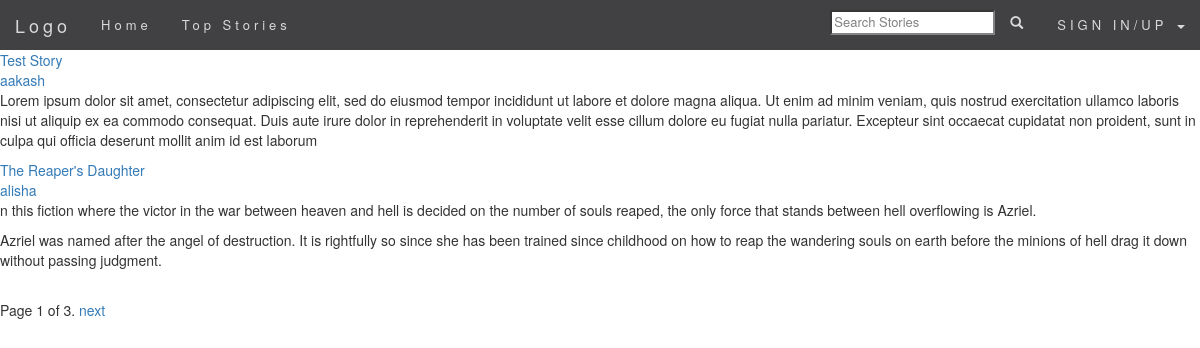
Before: /home/ with the older database file.
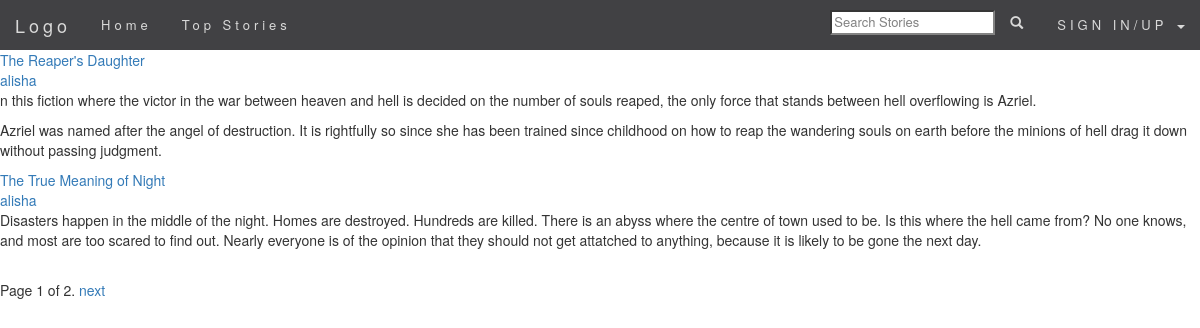
After: the same page with the newer database file.
### story/models.py (models this page shows, shortened)
class Story(models.Model):
    author = models.ForeignKey(Author, on_delete=models.CASCADE)
    story_title = models.CharField(max_length=100)
    story_description = models.TextField()
    height_field = models.IntegerField(default=0)
    width_field = models.IntegerField(default=0)
    story_image = models.ImageField(
        upload_to=upload_story_image,
        height_field="height_field",
        width_field="width_field",
        blank=True
    )
    story_slug = models.SlugField(unique=True)
    time_started = models.DateTimeField(auto_now_add=True, auto_now=False)
    time_updated = models.DateTimeField(auto_now_add=False, auto_now=True)
    class Meta:
        verbose_name = "Story"
        verbose_name_plural = "Stories"

### author/models.py (models this page shows, shortened)
class Author(models.Model):
    user = models.OneToOneField(User,on_delete=models.CASCADE)
    first_name = models.CharField(max_length=100, null=True)
    last_name = models.CharField(max_length=100, null=True)
    height_field = models.IntegerField(default=0)
    width_field = models.IntegerField(default=0)
    author_image = models.ImageField(upload_to=upload_user_image, height_field="height_field", width_field="width_field", null=True)
    author_bio = models.TextField(null=True)
    author_slug = models.SlugField(unique=True)

### story/views.py (the view, shortened to what this page needs)
# urls.py: url(r'^home/$', views.home, name="home"),
def home(request):
    story_list = Story.objects.all().order_by("-time_updated")
    query = request.GET.get("q")
    paginator = Paginator(story_list, 2)
    page_request_var = 'page'
    page = request.GET.get(page_request_var)
    try:
        story = paginator.page(page)
    except PageNotAnInteger:
        story = paginator.page(1)
    except EmptyPage:
        story = paginator.page(paginator.num_pages)
    context = {
        "stories": story,
        "page_request_var": page_request_var,
    }
    return render(request, "story/home.html", context)

### templates/story/home.html (shortened to what this page needs)
{% extends "base.html" %}
{% block content %}
    {% for story in stories %}
        <a href="{% url 'story:story' story.author.user.username|slugify story.story_title|slugify %}">
            {{story.story_title}}
        </a><br/>
        <a href="{% url 'author:show_profile' story.author.user.username|slugify %}">
            {{story.author.user.username}}
        </a><br/>
        {{story.story_description|linebreaks}}
    {% endfor %}
    <div class="pagination">
        <span class="step-links">
            <span class="current">
                Page {{ stories.number }} of {{ stories.paginator.num_pages }}.
            </span>
            {% if stories.has_next %}
                <a href="?{{page_request_var}}={{ stories.next_page_number }}
                ">next</a>
            {% endif %}
        </span>
    </div>
{% endblock %}

### templates/base.html (shortened to what this page needs)
{% load staticfiles %}
<html>
<head>
    <link rel="stylesheet" href="{% static 'css/bootstrap.min.css'%}">
    <link rel="stylesheet" href="{% static 'css/custom.css'%}">
</head>
<body id="myPage">
  {% include 'navbar.html' %}
  {% block content%}
  {% endblock content %}
</body>
</html>

### templates/navbar.html (shortened to what this page needs)
<nav class="navbar navbar-default navbar-fixed-top">
  <div class="container-fluid">
    <div class="navbar-header">
      <a class="navbar-brand" href="{% url 'main:main' %}">Logo</a>
    </div>
    <div class="collapse navbar-collapse" id="myNavbar">
      <ul class="nav navbar-nav">
        <li><a href="{% url 'story:home' %}">Home</a></li>
        <li><a href="{% url 'story:top_stories' %}">Top Stories</a></li>
      </ul>
      <ul class="nav navbar-nav navbar-right">
        <li>
          <form  action="{% url 'story:home' %}" method="GET">
                <input style="margin-top:10px;" name="q" placeholder="Search Stories" type="search" value="{{request.GET.q}}"/>
          </form>
        </li>
        <li><a href="#"><span class="glyphicon glyphicon-search"></span></a></li>
        {% if not request.user.is_active %}
        <li class="dropdown">
            <a class="dropdown-toggle" data-toggle="dropdown" href="#">SIGN IN/UP
              <span class="caret"></span>
            </a>
          </li>
        {% endif %}
      </ul>
    </div>
  </div>
</nav>

### static/css/custom.css (style rules this page uses)
body { min-height: 2000px; padding-top: 50px; }
.navbar { margin-bottom: 0; background-color: #2d2d30; border: 0; font-size: 13px !important; letter-spacing: 4px; opacity:0.9; }
.navbar li a, .navbar .navbar-brand { color: #d5d5d5 !important; }

Changed rows visible on the page:
removed Story: story_title "Test Story", author.user.username "aakash", story_description "Lorem ipsum dolor sit amet, consectetur adipiscing elit, sed do eiusmod tempor incididunt ut labore et dolore magna aliqua. Ut enim ad minim veniam, quis nostrud exercitation ullamco laboris nisi ut aliquip ex ea commodo consequat. Duis aute irure dolor in reprehenderit in voluptate velit esse cillum dolore eu fugiat nulla pariatur. Excepteur sint occaecat cupidatat non proident, sunt in culpa qui officia deserunt mollit anim id est laborum"
now on this page (row unchanged): Story: story_title "The True Meaning of Night", author.user.username "alisha", story_description "Disasters happen in the middle of the night. Homes are destroyed. Hundreds are killed. There is an abyss where the centre of town used to be. Is this where the hell came from? No one knows, and most are too scared to find out. Nearly everyone is of the opinion that they should not get attatched to anything, because it is likely to be gone the next day."
Other visible differences:
{{ stories.paginator.num_pages }}: "3" → "2"
